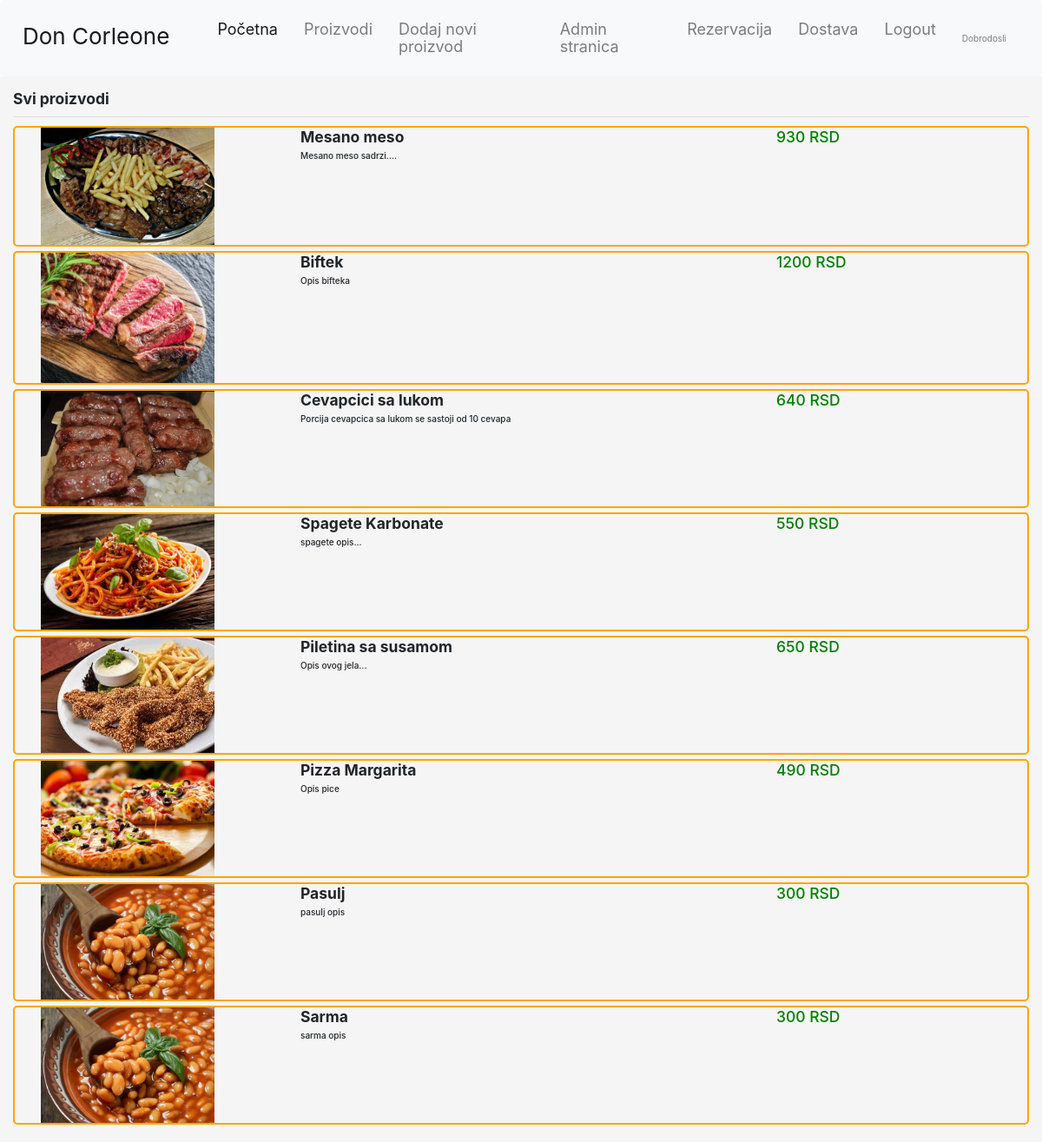
Screenshot of /proizvodi_ispravljeno.php with the database file from the repository.
### tables this page shows
CREATE TABLE `menu` (
  `ID` int(11) NOT NULL,
  `name` varchar(255) NOT NULL,
  `description` varchar(255) NOT NULL,
  `price` int(11) NOT NULL,
  `picture` varchar(255) NOT NULL
);

### proizvodi_ispravljeno.php (the view, shortened to what this page needs)
<?php session_start(); require "db_config.php"; ?>
<!DOCTYPE html>
<html lang="en">
<head>
    <link rel="stylesheet" href="css/bootstrap.min.css">
    <link rel="stylesheet" href="css/font-awesome.min.css">
    <link rel="stylesheet" href="css/animate.css">
    <link rel="stylesheet" href="css/owl.carousel.css">
    <link rel="stylesheet" href="https://stackpath.bootstrapcdn.com/bootstrap/4.5.0/css/bootstrap.min.css">
    <link rel="stylesheet" href="css/main.css">
</head>
<body>
<nav class="navbar navbar-expand-lg navbar-light bg-light">
    <a class="navbar-brand" href="#">Don Corleone</a>
    <div class="collapse navbar-collapse" id="navbarSupportedContent">
        <ul class="navbar-nav mr-auto">
            <li class="nav-item active">
                <a class="nav-link" href="index.php">Početna</a>
            </li>
            <li class="nav-item">
                <a class="nav-link" href="proizvodi_ispravljeno.php">Proizvodi</a>
            </li>
            <li class="nav-item">
                <a class="nav-link" href="addprod.php">Dodaj novi proizvod</a>
            </li>
            <li class="nav-item">
                <a class="nav-link" href="admin.php">Admin stranica</a>
            </li>
            <li class="nav-item">
                <a class="nav-link" href="rezervacija.php">Rezervacija</a>
            </li>
            <li class="nav-item">
                <a class="nav-link" href="dostava.php">Dostava</a>
            </li>
            <li class="nav-item">
                <a class="nav-link" href="logout.php">Logout</a>
            </li>
        </ul>
        <span class="navbar-text">
            <span class="products-welcome-admin-name">Dobrodosli <?php echo $_SESSION['username']; ?></span>
        </span>
    </div>
</nav>
<div class="products-content">
    <div class="col-sm-12 products-content-section">
        <h3 class="products-content-section-title">Svi proizvodi</h3>
        <hr>
            <?php
                $sql= "SELECT * FROM menu";
                $result = mysqli_query($connection , $sql) or die(mysqli_error($connection));
                if(mysqli_num_rows($result) > 0) {
                    while($row = mysqli_fetch_array($result)) {
                ?>
            <div class="col-sm-12 products-content-section-card">
                <div class="col-sm-3 products-content-section-card-img">
                    <img class="img-responsive" src="images/<?= $row['picture'];?>" alt="<?= $row['name'];?>">
                </div>
                <div class="col-sm-9">
                    <div class="col-sm-8 products-content-section-card-description">
                        <h3><?= $row['name'];?></h3>
                        <h6><?= $row['description'];?></h6>
                    </div>
                    <div class="col-sm-4 products-content-section-card-price">
                        <h3><?= $row['price'];?> RSD</h3>
                    </div>
                </div>
            </div>
            <?php } } ?>
        </div>
    </div>
</body>
</html>

### css/main.css (style rules this page uses)
* { margin: 0; padding: 0; box-sizing: border-box; }
.navbar { margin: 0; }
.products-content-section { background-color: whitesmoke; padding: 15px; }
.products-content-section-title { font-weight: bold; }
.products-content-section-card { border: 2px solid orange; border-radius: 5px; margin-bottom: 5px; }
.products-content-section-card-img .img-responsive { width: 200px; height: auto; }
.products-content-section-card-description h3 { font-weight: bold; }
.products-content-section-card-price { font-weight: bold; color: green; }
.nav-link { font-size: 18px; margin: 3px 10px; }
.navbar-brand { font-size: 26px; }

### rows the page displays
menu: picture (picture), name "Mesano meso", description "Mesano meso sadrzi....", price "930"
menu: picture (picture), name "Biftek", description "Opis bifteka", price "1200"
menu: picture (picture), name "Cevapcici sa lukom", description "Porcija cevapcica sa lukom se sastoji od 10 cevapa", price "640"
menu: picture (picture), name "Spagete Karbonate", description "spagete opis...", price "550"
menu: picture (picture), name "Piletina sa susamom", description "Opis ovog jela...", price "650"
menu: picture (picture), name "Pizza Margarita", description "Opis pice", price "490"
menu: picture (picture), name "Pasulj", description "pasulj opis", price "300"
menu: picture (picture), name "Sarma", description "sarma opis", price "300"
